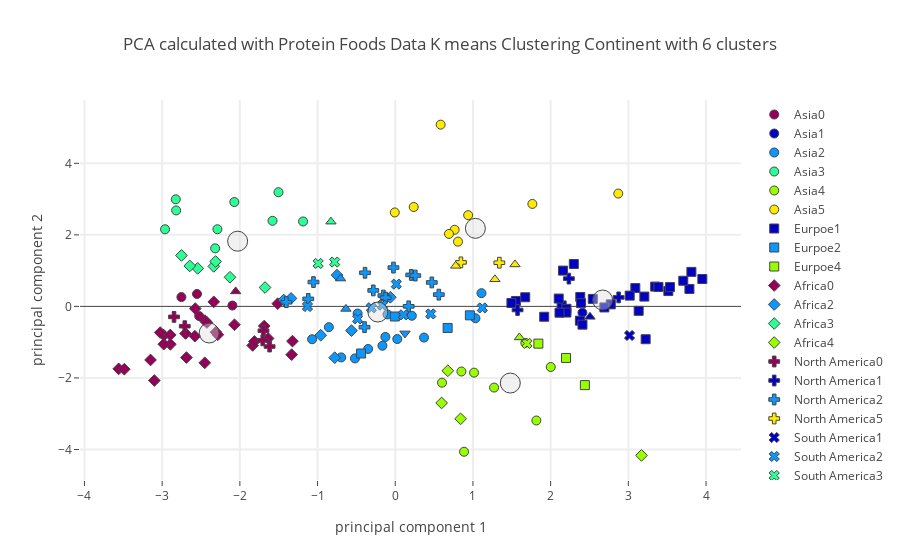

Notebook source saved alongside this figure:
### Code cell
# Calling plotly function 
plot_plotly(protein_group_df,"Continent",continent_centers,6,"Protein Foods",'')

### Figure 1 — Plotly figure (JSON) as saved in the notebook; plotly's stock layout.template omitted (floating-point values rounded to 4 significant figures)
{"data": [{"marker": {"color": "rgb(150,0,90)", "line": {"width": 1}, "size": 9, "symbol": 0}, "mode": "markers", "name": "Asia0", "text": ["Democratic People's Republic of Korea", "India", "Nepal", "Timor-Leste"], "type": "scatter", "uid": "96c915fd-70fb-4b47-8dcb-c113ba97f5b5", "x": [-2.551, -2.096, -2.523, -2.752], "y": [0.3475, 0.02439, -0.2714, 0.2607]}, {"marker": {"color": "rgb(0,0,200)", "line": {"width": 1}, "size": 9, "symbol": 0}, "mode": "markers", "name": "Asia1", "text": ["Israel"], "type": "scatter", "uid": "c8a9b54a-f607-4830-a244-e3e8696ff1d7", "x": [2.409], "y": [-0.1767]}, {"marker": {"color": "rgb(10,152,255)", "line": {"width": 1}, "size": 9, "symbol": 0}, "mode": "markers", "name": "Asia2", "text": ["Afghanistan", "Cyprus", "Georgia", "Iran (Islamic Republic of)", "Iraq", "Jordan", "Kuwait", "Lebanon", "Oman", "Pakistan", "Saudi Arabia", "Tajikistan", "United Arab Emirates", "Yemen"], "type": "scatter", "uid": "c129239b-769e-43d0-a994-14ae6df0b6d4", "x": [-0.5187, 1.11, 0.3701, -0.1651, -0.4844, 0.0263, 1.033, -0.1268, 0.2132, -0.3491, -0.1002, -0.6961, -0.8549, -1.07], "y": [-1.455, 0.3705, -0.8717, -1.099, -0.1994, -0.9124, -0.3314, -0.8537, -0.2613, -1.19, -0.2242, -1.426, -0.5811, -0.9182]}, {"marker": {"color": "rgb(44,255,150)", "line": {"width": 1}, "size": 9, "symbol": 0}, "mode": "markers", "name": "Asia3", "text": ["Bangladesh", "Cambodia", "Indonesia", "Lao People's Democratic Republic", "Myanmar", "Philippines", "Sri Lanka", "Thailand", "Viet Nam"], "type": "scatter", "uid": "0657ee39-ddac-4fcf-9041-9b42b4e33dda", "x": [-2.963, -2.825, -2.289, -2.82, -2.071, -1.58, -2.318, -1.186, -1.503], "y": [2.156, 2.993, 2.157, 2.683, 2.918, 2.392, 1.623, 2.374, 3.192]}, {"marker": {"color": "rgb(151,255,0)", "line": {"width": 1}, "size": 9, "symbol": 0}, "mode": "markers", "name": "Asia4", "text": ["Armenia", "Azerbaijan", "Kazakhstan", "Kyrgyzstan", "Mongolia", "Turkey", "Turkmenistan", "Uzbekistan"], "type": "scatter", "uid": "506675b0-1acd-49c7-b1ca-439cd7213853", "x": [1.674, 1.272, 2.001, 0.6016, 0.8852, 0.8515, 1.816, 1.014], "y": [-1.018, -2.269, -1.694, -2.133, -4.063, -1.821, -3.189, -1.852]}, {"marker": {"color": "rgb(255,234,0)", "line": {"width": 1}, "size": 9, "symbol": 0}, "mode": "markers", "name": "Asia5", "text": ["Brunei Darussalam", "China, Hong Kong SAR", "China, Macao SAR", "China, mainland", "China, Taiwan Province of", "Japan", "Malaysia", "Maldives", "Republic of Korea"], "type": "scatter", "uid": "1507c475-316f-4bbb-85a4-1605987d8853", "x": [0.7641, 2.87, 1.765, 0.8072, 0.6916, 0.9381, -0.006129, 0.5844, 0.2378], "y": [2.142, 3.155, 2.865, 1.811, 2.027, 2.551, 2.627, 5.082, 2.779]}, {"marker": {"color": "rgb(150,0,90)", "line": {"width": 1}, "size": 9, "symbol": 1}, "mode": "markers", "name": "Eurpoe0", "text": [], "type": "scatter", "uid": "2e3d57ad-5199-408d-a340-d9d61b084173", "x": [], "y": []}, {"marker": {"color": "rgb(0,0,200)", "line": {"width": 1}, "size": 9, "symbol": 1}, "mode": "markers", "name": "Eurpoe1", "text": ["Austria", "Belarus", "Belgium", "Croatia", "Czechia", "Denmark", "Estonia", "Finland", "France", "Germany", "Hungary", "Iceland", "Ireland", "Italy", "Latvia", "Lithuania", "Luxembourg", "Malta", "Montenegro", "Netherlands", "Norway", "Poland", "Portugal", "Russian Federation", "Slovakia", "Slovenia", "Spain", "Sweden", "Switzerland", "Ukraine", "United Kingdom"], "type": "scatter", "uid": "a9a28d3a-960b-4e0a-8d9f-63f736051a71", "x": [3.345, 3.952, 2.141, 1.553, 2.381, 3.387, 3.223, 3.786, 2.774, 3.09, 1.673, 3.017, 2.377, 2.392, 3.133, 3.812, 3.206, 2.104, 2.41, 3.515, 2.543, 3.707, 2.159, 2.692, 1.495, 1.917, 2.298, 3.536, 2.203, 2.203, 2.114], "y": [0.554, 0.7652, 0.027, 0.1516, 0.2632, 0.5441, -0.9178, 0.4882, 0.05658, 0.5125, 0.2556, 0.3014, -0.3982, 0.09001, -0.1242, 0.9653, 0.2745, 0.2191, -0.5105, 0.4291, 0.2094, 0.7168, 1.001, -0.02923, 0.09486, -0.2896, 1.185, 0.5399, -0.0672, -0.1715, -0.1765]}, {"marker": {"color": "rgb(10,152,255)", "line": {"width": 1}, "size": 9, "symbol": 1}, "mode": "markers", "name": "Eurpoe2", "text": ["Bosnia and Herzegovina", "Bulgaria", "Republic of Moldova", "Serbia"], "type": "scatter", "uid": "d4fc2850-a737-4700-b656-c1b538be67cf", "x": [-0.4398, 0.9604, -0.005578, 0.6741], "y": [-1.316, -0.2496, -0.2823, -0.6027]}, {"marker": {"color": "rgb(44,255,150)", "line": {"width": 1}, "size": 9, "symbol": 1}, "mode": "markers", "name": "Eurpoe3", "text": [], "type": "scatter", "uid": "d8e51767-f106-417f-8779-cb2c7e9abb83", "x": [], "y": []}, {"marker": {"color": "rgb(151,255,0)", "line": {"width": 1}, "size": 9, "symbol": 1}, "mode": "markers", "name": "Eurpoe4", "text": ["Albania", "Greece", "Romania"], "type": "scatter", "uid": "b9356fcd-5026-45e3-924b-05d780d398db", "x": [2.441, 2.198, 1.842], "y": [-2.2, -1.441, -1.041]}, {"marker": {"color": "rgb(255,234,0)", "line": {"width": 1}, "size": 9, "symbol": 1}, "mode": "markers", "name": "Eurpoe5", "text": [], "type": "scatter", "uid": "5c841f73-0b6e-4fd1-8ef3-fbca4ec7e943", "x": [], "y": []}, {"marker": {"color": "rgb(150,0,90)", "line": {"width": 1}, "size": 9, "symbol": 2}, "mode": "markers", "name": "Africa0", "text": ["Angola", "Benin", "Botswana", "Burkina Faso", "Cabo Verde", "Cameroon", "Central African Republic", "Chad", "CÃƒÂ´te d'Ivoire", "Djibouti", "Ethiopia", "Ghana", "Kenya", "Lesotho", "Malawi", "Mali", "Mozambique", "Namibia", "Niger", "Nigeria", "Rwanda", "Eswatini", "Togo", "Uganda", "United Republic of Tanzania", "Zambia", "Zimbabwe"], "type": "scatter", "uid": "58967fa7-848d-48e2-bee2-29ea3540b807", "x": [-1.687, -2.574, -1.323, -2.699, -1.512, -2.979, -1.835, -2.069, -2.336, -1.333, -2.688, -2.45, -2.452, -3.101, -3.56, -2.307, -2.895, -1.637, -3.15, -2.424, -3.487, -1.813, -3.025, -2.894, -2.979, -2.579, -2.284], "y": [-0.5484, -0.06102, -0.9707, -0.7571, 0.0766, -0.8051, -1.09, -0.5123, 0.1268, -1.349, -1.43, -0.3964, -1.577, -2.072, -1.746, -0.72, -0.7983, -0.8966, -1.497, -0.4495, -1.755, -0.9804, -0.7302, -1.059, -1.056, -0.8321, -0.7922]}, {"marker": {"color": "rgb(0,0,200)", "line": {"width": 1}, "size": 9, "symbol": 2}, "mode": "markers", "name": "Africa1", "text": [], "type": "scatter", "uid": "3d42de7d-a2dd-4888-a4ed-4b2fb2cd7f7a", "x": [], "y": []}, {"marker": {"color": "rgb(10,152,255)", "line": {"width": 1}, "size": 9, "symbol": 2}, "mode": "markers", "name": "Africa2", "text": ["Congo (note no data in Food suppley tables for DRC)", "Egypt", "Gabon", "Mauritania", "Mauritius", "Sao Tome and Principe", "South Africa"], "type": "scatter", "uid": "6f410c83-563c-44ce-a93a-6f50a3c7075a", "x": [-1.436, -0.9592, -0.7501, -0.779, -0.06329, -1.341, -0.5635], "y": [0.1791, -0.8056, 0.8739, -1.433, 0.2543, 0.2232, -0.6771]}, {"marker": {"color": "rgb(44,255,150)", "line": {"width": 1}, "size": 9, "symbol": 2}, "mode": "markers", "name": "Africa3", "text": ["Gambia", "Guinea", "Guinea-Bissau", "Liberia", "Madagascar", "Senegal", "Sierra Leone"], "type": "scatter", "uid": "7b05d185-3c49-4288-bad5-37b906eacb68", "x": [-1.676, -2.543, -2.336, -2.313, -2.645, -2.127, -2.752], "y": [0.5279, 1.063, 1.119, 1.255, 1.132, 0.8148, 1.424]}, {"marker": {"color": "rgb(151,255,0)", "line": {"width": 1}, "size": 9, "symbol": 2}, "mode": "markers", "name": "Africa4", "text": ["Algeria", "Morocco", "Sudan", "Tunisia"], "type": "scatter", "uid": "fcc5baca-8e8a-4c45-8ed4-74926bd5c9c8", "x": [0.5966, 0.8407, 3.17, 0.6763], "y": [-2.699, -3.143, -4.165, -1.799]}, {"marker": {"color": "rgb(255,234,0)", "line": {"width": 1}, "size": 9, "symbol": 2}, "mode": "markers", "name": "Africa5", "text": [], "type": "scatter", "uid": "0322b885-4c18-4883-8c13-aa4d4c4552d6", "x": [], "y": []}, {"marker": {"color": "rgb(150,0,90)", "line": {"width": 1}, "size": 9, "symbol": 3}, "mode": "markers", "name": "North America0", "text": ["El Salvador", "Guatemala", "Haiti", "Honduras", "Nicaragua"], "type": "scatter", "uid": "3d7620bd-17c7-4c76-8ae9-4d804dc0c413", "x": [-1.617, -1.706, -2.847, -1.696, -2.709], "y": [-1.122, -0.949, -0.2932, -0.6803, -0.5538]}, {"marker": {"color": "rgb(0,0,200)", "line": {"width": 1}, "size": 9, "symbol": 3}, "mode": "markers", "name": "North America1", "text": ["Bermuda", "Canada", "United States of America"], "type": "scatter", "uid": "9910dcb8-b2da-4621-ab8e-ba80409bd1e1", "x": [2.234, 1.574, 2.875], "y": [0.7769, -0.1001, 0.2513]}, {"marker": {"color": "rgb(10,152,255)", "line": {"width": 1}, "size": 9, "symbol": 3}, "mode": "markers", "name": "North America2", "text": ["Barbados", "Belize", "Costa Rica", "Cuba", "Dominica", "Dominican Republic", "Grenada", "Jamaica", "Mexico", "Panama", "Saint Kitts and Nevis", "Saint Lucia", "Saint Vincent and the Grenadines", "Trinidad and Tobago"], "type": "scatter", "uid": "78bab5ca-a850-4a0a-b763-c1fcc79891e7", "x": [0.5605, -1.12, -0.1526, -1.402, 0.1727, -1.052, 0.2056, -0.2827, -0.3953, -0.3891, -0.02307, 0.4704, 0.258, -0.1237], "y": [0.3292, 0.2099, 0.3033, 0.118, 0.002044, 0.6811, 0.8799, 0.4469, -0.5807, 0.9398, 1.085, 0.6694, 0.8627, 0.245]}, {"marker": {"color": "rgb(44,255,150)", "line": {"width": 1}, "size": 9, "symbol": 3}, "mode": "markers", "name": "North America3", "text": [], "type": "scatter", "uid": "4ad2b6fb-174b-4f6d-b4e5-e84abbddde34", "x": [], "y": []}, {"marker": {"color": "rgb(151,255,0)", "line": {"width": 1}, "size": 9, "symbol": 3}, "mode": "markers", "name": "North America4", "text": [], "type": "scatter", "uid": "392beb0f-fc13-42a7-89b3-16e9bd047d35", "x": [], "y": []}, {"marker": {"color": "rgb(255,234,0)", "line": {"width": 1}, "size": 9, "symbol": 3}, "mode": "markers", "name": "North America5", "text": ["Antigua and Barbuda", "Bahamas"], "type": "scatter", "uid": "b584806a-7166-4762-8259-576af3e3854d", "x": [0.8453, 1.34], "y": [1.231, 1.221]}, {"marker": {"color": "rgb(150,0,90)", "line": {"width": 1}, "size": 9, "symbol": 4}, "mode": "markers", "name": "South America0", "text": [], "type": "scatter", "uid": "61f34549-1ca1-461a-8277-f3cbec4b7fd3", "x": [], "y": []}, {"marker": {"color": "rgb(0,0,200)", "line": {"width": 1}, "size": 9, "symbol": 4}, "mode": "markers", "name": "South America1", "text": ["Argentina"], "type": "scatter", "uid": "746ec931-0c96-4155-a5fd-af87862bcab3", "x": [3.015], "y": [-0.8129]}, {"marker": {"color": "rgb(10,152,255)", "line": {"width": 1}, "size": 9, "symbol": 4}, "mode": "markers", "name": "South America2", "text": ["Bolivia (Plurinational State of)", "Brazil", "Chile", "Colombia", "Ecuador", "Paraguay", "Peru", "Venezuela (Bolivarian Republic of)"], "type": "scatter", "uid": "13d175ee-c1a1-4245-b296-9a584315b3e6", "x": [-0.4843, 0.4567, 1.12, -0.3074, 0.01381, 0.1062, -1.13, -0.165], "y": [-0.3477, -0.2102, -0.04205, -0.03675, 0.6222, -0.2359, -0.003202, 0.03305]}, {"marker": {"color": "rgb(44,255,150)", "line": {"width": 1}, "size": 9, "symbol": 4}, "mode": "markers", "name": "South America3", "text": ["Guyana", "Suriname"], "type": "scatter", "uid": "46f32eb3-8195-46c4-941b-ec6c663ef5a6", "x": [-0.992, -0.7798], "y": [1.2, 1.24]}, {"marker": {"color": "rgb(151,255,0)", "line": {"width": 1}, "size": 9, "symbol": 4}, "mode": "markers", "name": "South America4", "text": ["Uruguay"], "type": "scatter", "uid": "11ca8162-021f-455f-bd28-1d39ec432ea7", "x": [1.695], "y": [-1.035]}, {"marker": {"color": "rgb(255,234,0)", "line": {"width": 1}, "size": 9, "symbol": 4}, "mode": "markers", "name": "South America5", "text": [], "type": "scatter", "uid": "67f4f715-0f9d-4d20-a2e3-09b147ac881c", "x": [], "y": []}, {"marker": {"color": "rgb(150,0,90)", "line": {"width": 1}, "size": 9, "symbol": 5}, "mode": "markers", "name": "Australia0", "text": ["Solomon Islands"], "type": "scatter", "uid": "1f7ff953-a2e1-4940-a99f-52d577b9e0b2", "x": [-2.054], "y": [0.4198]}, {"marker": {"color": "rgb(0,0,200)", "line": {"width": 1}, "size": 9, "symbol": 5}, "mode": "markers", "name": "Australia1", "text": ["Australia"], "type": "scatter", "uid": "d64ea93b-176c-4e20-b3f0-182546dfdbb8", "x": [2.506], "y": [-0.2917]}, {"marker": {"color": "rgb(10,152,255)", "line": {"width": 1}, "size": 9, "symbol": 5}, "mode": "markers", "name": "Australia2", "text": ["Fiji", "Vanuatu"], "type": "scatter", "uid": "ee258b6c-9ffd-490f-9b4e-9324af25305d", "x": [-0.6347, -0.7034], "y": [-0.07026, 0.7783]}, {"marker": {"color": "rgb(44,255,150)", "line": {"width": 1}, "size": 9, "symbol": 5}, "mode": "markers", "name": "Australia3", "text": ["Kiribati"], "type": "scatter", "uid": "14298d2d-310e-43a6-8d77-493d04813b9a", "x": [-0.8278], "y": [2.369]}, {"marker": {"color": "rgb(151,255,0)", "line": {"width": 1}, "size": 9, "symbol": 5}, "mode": "markers", "name": "Australia4", "text": ["New Zealand"], "type": "scatter", "uid": "4465328c-6ebb-4f3e-9573-70e10cbe2dcf", "x": [1.598], "y": [-0.8674]}, {"marker": {"color": "rgb(255,234,0)", "line": {"width": 1}, "size": 9, "symbol": 5}, "mode": "markers", "name": "Australia5", "text": ["French Polynesia", "New Caledonia", "Samoa"], "type": "scatter", "uid": "aebeb61d-e461-4566-aae9-4937a5fdba27", "x": [1.541, 1.283, 0.778], "y": [1.173, 0.7575, 1.134]}, {"marker": {"color": "rgb(150,0,90)", "line": {"width": 1}, "size": 9, "symbol": 6}, "mode": "markers", "name": "Europe0", "text": [], "type": "scatter", "uid": "3e8c3ea1-9a52-4423-8a50-2efb7f3197f9", "x": [], "y": []}, {"marker": {"color": "rgb(0,0,200)", "line": {"width": 1}, "size": 9, "symbol": 6}, "mode": "markers", "name": "Europe1", "text": [], "type": "scatter", "uid": "c0b3884d-3f06-4a0c-a853-769e4615d604", "x": [], "y": []}, {"marker": {"color": "rgb(10,152,255)", "line": {"width": 1}, "size": 9, "symbol": 6}, "mode": "markers", "name": "Europe2", "text": ["North Macedonia"], "type": "scatter", "uid": "312915e0-eeb4-4233-a3a1-271fabfc2236", "x": [0.1249], "y": [-0.7541]}, {"marker": {"color": "rgb(44,255,150)", "line": {"width": 1}, "size": 9, "symbol": 6}, "mode": "markers", "name": "Europe3", "text": [], "type": "scatter", "uid": "97f55918-dcc0-4da1-90e2-7758df56f0a4", "x": [], "y": []}, {"marker": {"color": "rgb(151,255,0)", "line": {"width": 1}, "size": 9, "symbol": 6}, "mode": "markers", "name": "Europe4", "text": [], "type": "scatter", "uid": "0c22c0f1-7ae9-4fbb-97b7-97c520d90b05", "x": [], "y": []}, {"marker": {"color": "rgb(255,234,0)", "line": {"width": 1}, "size": 9, "symbol": 6}, "mode": "markers", "name": "Europe5", "text": [], "type": "scatter", "uid": "a3cd58c4-32b8-4449-a8cb-d74ef2171f0c", "x": [], "y": []}, {"marker": {"color": "rgba(220, 220, 220, .4)", "line": {"width": 1}, "size": 20}, "mode": "markers", "name": "Center", "type": "scatter", "uid": "76c3ef35-e879-4c2a-99dc-255fd48282ed", "x": [-2.395, 2.669, -0.2239, -2.029, 1.481, 1.031], "y": [-0.7432, 0.1785, -0.1573, 1.823, -2.143, 2.182]}], "layout": {"hovermode": "closest", "showlegend": true, "title": {"text": "PCA calculated with Protein Foods Data K means Clustering Continent with 6 clusters"}, "xaxis": {"gridwidth": 2, "ticklen": 5, "title": {"text": "principal component 1"}, "zeroline": false}, "yaxis": {"gridwidth": 2, "ticklen": 5, "title": {"text": "principal component 2"}}}}
